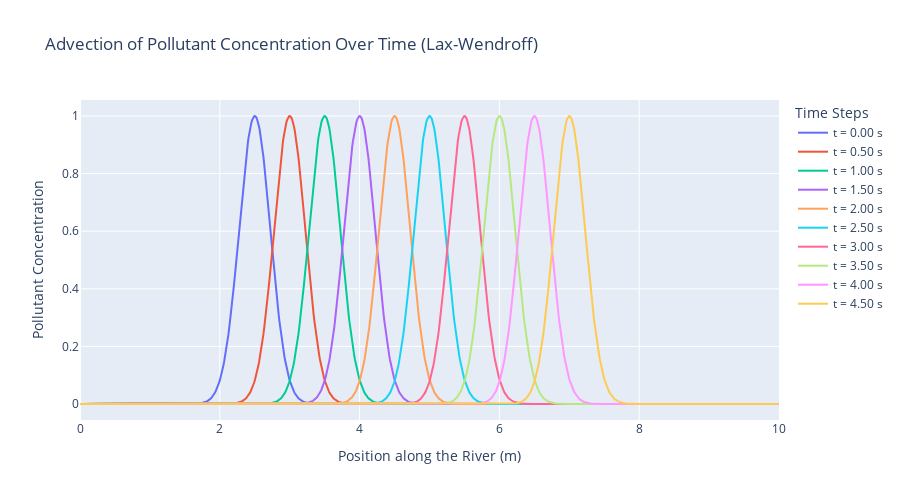

Here is the notebook cell this chart was saved with:
### Code cell
# Visualization using Plotly
fig = go.Figure()

for idx, rho_snapshot in enumerate(rho_history):
    fig.add_trace(go.Scatter(
        x=x,
        y=rho_snapshot,
        mode='lines',
        name=f't = {time_steps[idx]:.2f} s'
    ))

fig.update_layout(
    title='Advection of Pollutant Concentration Over Time (Lax-Wendroff)',
    xaxis_title='Position along the River (m)',
    yaxis_title='Pollutant Concentration',
    legend_title='Time Steps',
    autosize=True,
    height=500
)

fig.show()

### Figure 1 — Plotly figure (JSON) as saved in the notebook; plotly's stock layout.template omitted (floating-point values rounded to 4 significant figures; data arrays with more than 128 entries replaced by an {"elided": "..."} marker saying what was removed)
{"data": [{"mode": "lines", "name": "t = 0.00 s", "type": "scatter", "x": {"elided": "1000 float values"}, "y": {"elided": "1000 float values"}}, {"mode": "lines", "name": "t = 0.50 s", "type": "scatter", "x": {"elided": "1000 float values"}, "y": {"elided": "1000 float values"}}, {"mode": "lines", "name": "t = 1.00 s", "type": "scatter", "x": {"elided": "1000 float values"}, "y": {"elided": "1000 float values"}}, {"mode": "lines", "name": "t = 1.50 s", "type": "scatter", "x": {"elided": "1000 float values"}, "y": {"elided": "1000 float values"}}, {"mode": "lines", "name": "t = 2.00 s", "type": "scatter", "x": {"elided": "1000 float values"}, "y": {"elided": "1000 float values"}}, {"mode": "lines", "name": "t = 2.50 s", "type": "scatter", "x": {"elided": "1000 float values"}, "y": {"elided": "1000 float values"}}, {"mode": "lines", "name": "t = 3.00 s", "type": "scatter", "x": {"elided": "1000 float values"}, "y": {"elided": "1000 float values"}}, {"mode": "lines", "name": "t = 3.50 s", "type": "scatter", "x": {"elided": "1000 float values"}, "y": {"elided": "1000 float values"}}, {"mode": "lines", "name": "t = 4.00 s", "type": "scatter", "x": {"elided": "1000 float values"}, "y": {"elided": "1000 float values"}}, {"mode": "lines", "name": "t = 4.50 s", "type": "scatter", "x": {"elided": "1000 float values"}, "y": {"elided": "1000 float values"}}], "layout": {"autosize": true, "height": 500, "legend": {"title": {"text": "Time Steps"}}, "title": {"text": "Advection of Pollutant Concentration Over Time (Lax-Wendroff)"}, "xaxis": {"title": {"text": "Position along the River (m)"}}, "yaxis": {"title": {"text": "Pollutant Concentration"}}}}
